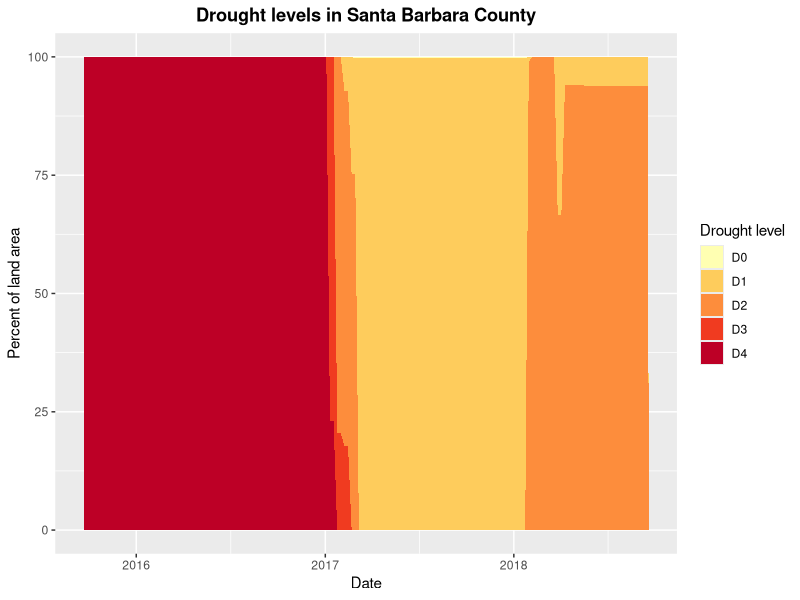

Source code (R):
# This script takes a drought level dataset from the United States Drought
# Monitor website and plots an area plot of % land area at each drought level
# vs. time for a particular county.

# PARAMETERS (to change if necessary)
county <- "Santa Barbara County"

# import packages
library(readr)
library(dplyr)
library(ggplot2)
library(tidyr)

# read in drought dataset
df <- read_csv("CA Drought Data 20150924-20180924.csv", 
               col_types = cols(ReleaseDate = col_date(format = "%Y%m%d"), 
                                ValidEnd = col_date(format = "%Y-%m-%d"), 
                                ValidStart = col_date(format = "%Y-%m-%d")))

# Sanity check: should have all 58 counties
df %>% summarize(distinct = n_distinct(County))

# Sanity check: each county should have ~156 observations
df %>% group_by(County) %>%
    summarize(count = n()) %>%
    distinct(count)

# select important rows
df_levels <- df %>% select(County, Date = ValidStart, D0:D4)


# filter for just the county we want
df_county <- df_levels %>% 
    filter(County == county) %>%
    gather(D0:D4, key = "Drought level", 
           value = "Percent of land area")

# make area plot
ggplot(data = df_county) + 
    geom_area(mapping = aes(x = Date, y = `Percent of land area`, 
                            fill = `Drought level`)) + 
    labs(title = paste("Drought levels in", county)) +
    scale_fill_brewer(palette = "YlOrRd") +
    theme(plot.title = element_text(face = "bold", hjust = 0.5))
